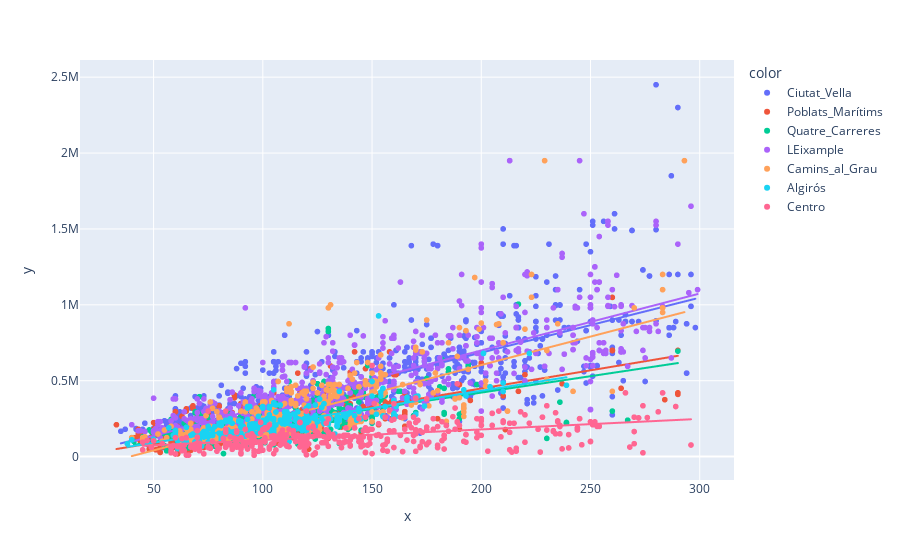

The notebook cell this image was saved under:
### Code cell
df = df.loc[df["size"] < 300.0]

# df = df.loc[df["penthouse"] == True]

distr_list = [
    "Centro", "Ciutat_Vella", "LEixample", "Algirós", "Camins_al_Grau", "Quatre_Carreres", "Poblats_Marítims"]
df = df[df["district_renamed"].isin(distr_list)]

fig = px.scatter(x=df["size"], y=df["price"], color=df["district_renamed"], trendline="ols")
fig.show()

### Figure 1 — Plotly figure (JSON) as saved in the notebook; plotly's stock layout.template omitted (floating-point values rounded to 4 significant figures; data arrays with more than 128 entries replaced by an {"elided": "..."} marker saying what was removed)
{"data": [{"hovertemplate": "color=Ciutat_Vella<br>x=%{x}<br>y=%{y}<extra></extra>", "legendgroup": "Ciutat_Vella", "marker": {"color": "#636efa", "symbol": "circle"}, "mode": "markers", "name": "Ciutat_Vella", "showlegend": true, "type": "scattergl", "x": {"elided": "1094 float values"}, "xaxis": "x", "y": {"elided": "1094 int values"}, "yaxis": "y"}, {"hovertemplate": "<b>OLS trendline</b><br>y = 3622.86 * x + -39602.8<br>R<sup>2</sup>=0.609429<br><br>color=Ciutat_Vella<br>x=%{x}<br>y=%{y} <b>(trend)</b><extra></extra>", "legendgroup": "Ciutat_Vella", "marker": {"color": "#636efa", "symbol": "circle"}, "mode": "lines", "name": "Ciutat_Vella", "showlegend": false, "type": "scattergl", "x": {"elided": "1094 float values"}, "xaxis": "x", "y": {"elided": "1094 float values"}, "yaxis": "y"}, {"hovertemplate": "color=Poblats_Marítims<br>x=%{x}<br>y=%{y}<extra></extra>", "legendgroup": "Poblats_Marítims", "marker": {"color": "#EF553B", "symbol": "circle"}, "mode": "markers", "name": "Poblats_Marítims", "showlegend": true, "type": "scattergl", "x": {"elided": "844 float values"}, "xaxis": "x", "y": {"elided": "844 int values"}, "yaxis": "y"}, {"hovertemplate": "<b>OLS trendline</b><br>y = 2389.98 * x + -28988.1<br>R<sup>2</sup>=0.573507<br><br>color=Poblats_Marítims<br>x=%{x}<br>y=%{y} <b>(trend)</b><extra></extra>", "legendgroup": "Poblats_Marítims", "marker": {"color": "#EF553B", "symbol": "circle"}, "mode": "lines", "name": "Poblats_Marítims", "showlegend": false, "type": "scattergl", "x": {"elided": "844 float values"}, "xaxis": "x", "y": {"elided": "844 float values"}, "yaxis": "y"}, {"hovertemplate": "color=Quatre_Carreres<br>x=%{x}<br>y=%{y}<extra></extra>", "legendgroup": "Quatre_Carreres", "marker": {"color": "#00cc96", "symbol": "circle"}, "mode": "markers", "name": "Quatre_Carreres", "showlegend": true, "type": "scattergl", "x": {"elided": "896 int values"}, "xaxis": "x", "y": {"elided": "896 int values"}, "yaxis": "y"}, {"hovertemplate": "<b>OLS trendline</b><br>y = 2163.04 * x + -10866.2<br>R<sup>2</sup>=0.425586<br><br>color=Quatre_Carreres<br>x=%{x}<br>y=%{y} <b>(trend)</b><extra></extra>", "legendgroup": "Quatre_Carreres", "marker": {"color": "#00cc96", "symbol": "circle"}, "mode": "lines", "name": "Quatre_Carreres", "showlegend": false, "type": "scattergl", "x": {"elided": "896 int values"}, "xaxis": "x", "y": {"elided": "896 float values"}, "yaxis": "y"}, {"hovertemplate": "color=LEixample<br>x=%{x}<br>y=%{y}<extra></extra>", "legendgroup": "LEixample", "marker": {"color": "#ab63fa", "symbol": "circle"}, "mode": "markers", "name": "LEixample", "showlegend": true, "type": "scattergl", "x": {"elided": "892 int values"}, "xaxis": "x", "y": {"elided": "892 int values"}, "yaxis": "y"}, {"hovertemplate": "<b>OLS trendline</b><br>y = 3751.56 * x + -50876<br>R<sup>2</sup>=0.629779<br><br>color=LEixample<br>x=%{x}<br>y=%{y} <b>(trend)</b><extra></extra>", "legendgroup": "LEixample", "marker": {"color": "#ab63fa", "symbol": "circle"}, "mode": "lines", "name": "LEixample", "showlegend": false, "type": "scattergl", "x": {"elided": "892 int values"}, "xaxis": "x", "y": {"elided": "892 float values"}, "yaxis": "y"}, {"hovertemplate": "color=Camins_al_Grau<br>x=%{x}<br>y=%{y}<extra></extra>", "legendgroup": "Camins_al_Grau", "marker": {"color": "#FFA15A", "symbol": "circle"}, "mode": "markers", "name": "Camins_al_Grau", "showlegend": true, "type": "scattergl", "x": {"elided": "788 int values"}, "xaxis": "x", "y": {"elided": "788 int values"}, "yaxis": "y"}, {"hovertemplate": "<b>OLS trendline</b><br>y = 3748.81 * x + -146439<br>R<sup>2</sup>=0.591646<br><br>color=Camins_al_Grau<br>x=%{x}<br>y=%{y} <b>(trend)</b><extra></extra>", "legendgroup": "Camins_al_Grau", "marker": {"color": "#FFA15A", "symbol": "circle"}, "mode": "lines", "name": "Camins_al_Grau", "showlegend": false, "type": "scattergl", "x": {"elided": "788 int values"}, "xaxis": "x", "y": {"elided": "788 float values"}, "yaxis": "y"}, {"hovertemplate": "color=Algirós<br>x=%{x}<br>y=%{y}<extra></extra>", "legendgroup": "Algirós", "marker": {"color": "#19d3f3", "symbol": "circle"}, "mode": "markers", "name": "Algirós", "showlegend": true, "type": "scattergl", "x": {"elided": "439 float values"}, "xaxis": "x", "y": {"elided": "439 int values"}, "yaxis": "y"}, {"hovertemplate": "<b>OLS trendline</b><br>y = 2281.76 * x + -22469.4<br>R<sup>2</sup>=0.557554<br><br>color=Algirós<br>x=%{x}<br>y=%{y} <b>(trend)</b><extra></extra>", "legendgroup": "Algirós", "marker": {"color": "#19d3f3", "symbol": "circle"}, "mode": "lines", "name": "Algirós", "showlegend": false, "type": "scattergl", "x": {"elided": "439 float values"}, "xaxis": "x", "y": {"elided": "439 float values"}, "yaxis": "y"}, {"hovertemplate": "color=Centro<br>x=%{x}<br>y=%{y}<extra></extra>", "legendgroup": "Centro", "marker": {"color": "#FF6692", "symbol": "circle"}, "mode": "markers", "name": "Centro", "showlegend": true, "type": "scattergl", "x": {"elided": "477 int values"}, "xaxis": "x", "y": {"elided": "477 int values"}, "yaxis": "y"}, {"hovertemplate": "<b>OLS trendline</b><br>y = 696.32 * x + 39830.1<br>R<sup>2</sup>=0.223695<br><br>color=Centro<br>x=%{x}<br>y=%{y} <b>(trend)</b><extra></extra>", "legendgroup": "Centro", "marker": {"color": "#FF6692", "symbol": "circle"}, "mode": "lines", "name": "Centro", "showlegend": false, "type": "scattergl", "x": {"elided": "477 int values"}, "xaxis": "x", "y": {"elided": "477 float values"}, "yaxis": "y"}], "layout": {"legend": {"title": {"text": "color"}, "tracegroupgap": 0}, "margin": {"t": 60}, "xaxis": {"anchor": "y", "domain": [0, 1], "title": {"text": "x"}}, "yaxis": {"anchor": "x", "domain": [0, 1], "title": {"text": "y"}}}}
